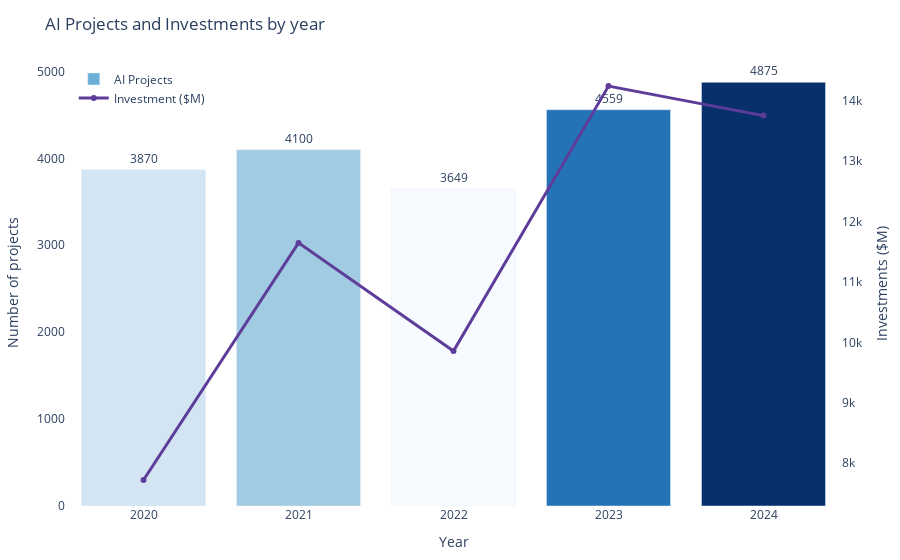
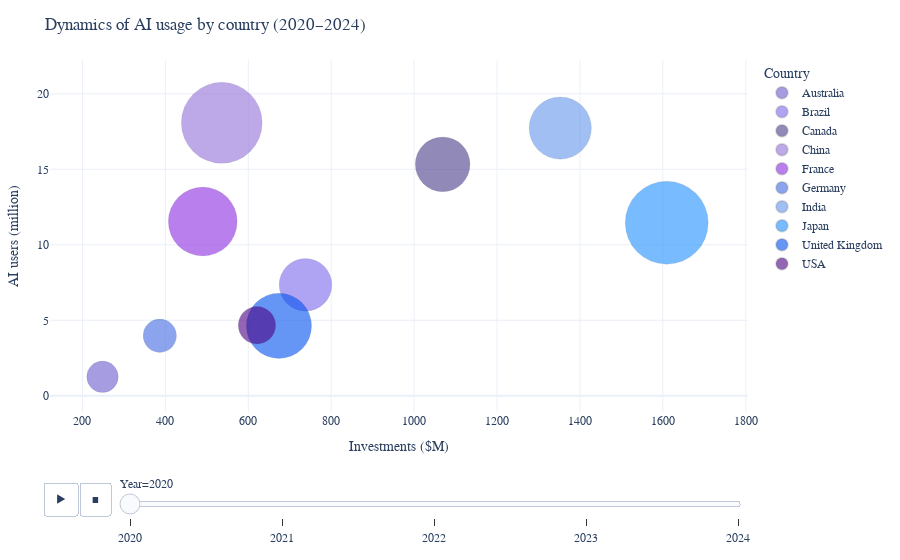
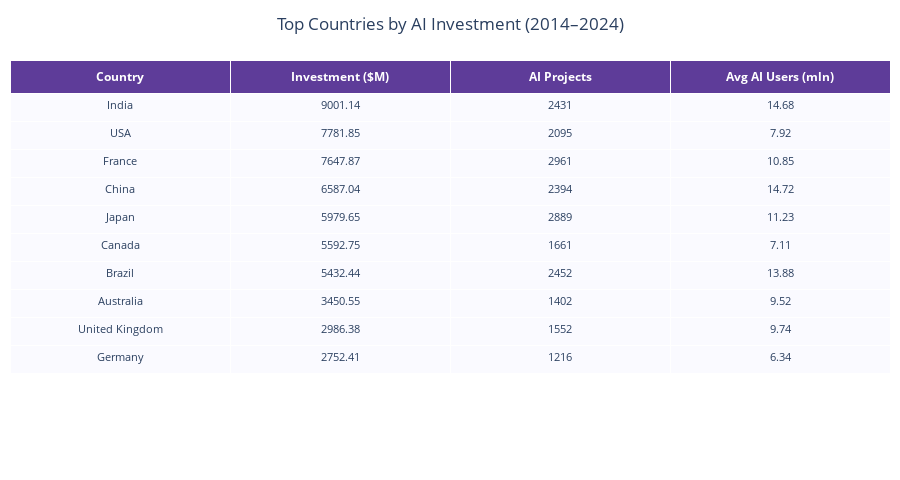

The cell these charts' notebook holds for them, in order:
### Code cell
import pandas as pd
import plotly.express as px
import plotly.graph_objects as go

# Завантаження даних
df = pd.read_csv("ai_adoption.csv")

# 1. Мапа інвестицій по країнах (останній рік)
latest_year = df["Year"].max()
latest_df = df[df["Year"] == latest_year]

fig_map = px.choropleth(
    latest_df,
    locations="Country",
    locationmode="country names",
    color="Investment_Mln",
    hover_name="Country",
    title=f"AI investments by country in {latest_year}",
    color_continuous_scale="PuBu"
)
fig_map.update_geos(showcoastlines=True, projection_type="natural earth")
fig_map.update_layout(margin=dict(l=20, r=20, t=60, b=20), title_x=0.5, height=600)
fig_map.show()


# 2. Комбінований графік: AI Projects + Investment
agg = df.groupby("Year").agg({"AI_Projects": "sum", "Investment_Mln": "sum"}).reset_index()
# Комбінований графік
fig_combo = go.Figure()
# Стовпчики: AI Projects
fig_combo.add_trace(go.Bar(
    x=agg["Year"],
    y=agg["AI_Projects"],
    name="AI Projects",
    yaxis="y1",
    text=agg["AI_Projects"],
    textposition="outside",
    marker=dict(color=agg["AI_Projects"], colorscale="Blues", showscale=False),
    hovertemplate="Year: %{x}<br>Projects: %{y}<extra></extra>"
))
# Лінія: Investment ($M)
fig_combo.add_trace(go.Scatter(
    x=agg["Year"],
    y=agg["Investment_Mln"],
    name="Investment ($M)",
    yaxis="y2",
    mode="lines+markers+text",
    line=dict(color="#5e3c99", width=3), 
    textposition="top center",
    hovertemplate="Year: %{x}<br>Investments: %{y}<extra></extra>"
))

fig_combo.update_layout(
    title="AI Projects and Investments by year",
    xaxis_title="Year",
    yaxis=dict(title="Number of projects", side="left", showgrid=True),
    yaxis2=dict(title="Investments ($M)", overlaying="y", side="right", showgrid=False),
    legend=dict(x=0.01, y=0.99),
    plot_bgcolor="white",   
    paper_bgcolor="white", 
    margin=dict(l=40, r=40, t=60, b=40)
)

fig_combo.show()


# 3. Анімована динаміка (bubble chart)
color_map = { "Australia": "#6A5ACD", "Brazil": "#7B68EE", "Canada": "#483D8B", "China": "#9370DB", "France": "#8A2BE2", "Germany": "#4169E1", 
              "India": "#6495ED", "Japan": "#1E90FF", "United Kingdom": "#0050EF", "USA": "#4B0082" }

fig_bubble = px.scatter(
    df,
    x="Investment_Mln",
    y="AI_Users_Mln",
    size="AI_Projects",
    color="Country",
    animation_frame="Year",
    animation_group="Country",
    hover_name="Country",
    size_max=60,
    title="Dynamics of AI usage by country (2020–2024)",
    color_discrete_map=color_map
)
fig_bubble.update_traces(opacity=0.85, marker=dict(line=dict(width=0.6, color='rgba(0,0,0,0.2)')))
fig_bubble.update_layout(
    xaxis_title="Investments ($M)",
    yaxis_title="AI users (million)",
    template="plotly_white",
    paper_bgcolor="white",
    plot_bgcolor="white",
    margin=dict(l=40, r=40, t=60, b=60),
    font=dict(family="Arial", size=12),
    legend_title="Country"
)
fig_bubble.show()


# 4. Таблиця топ країн
table_df = df.groupby("Country").agg({ "Investment_Mln": "sum", "AI_Projects": "sum", "AI_Users_Mln": "mean" }).reset_index().round(2).sort_values(by="Investment_Mln", ascending=False)

fig_table = go.Figure(data=[
    go.Table(
        header=dict(
            values=["<b>Country</b>", "<b>Investment ($M)</b>", "<b>AI Projects</b>", "<b>Avg AI Users (mln)</b>"],
            fill_color="#5e3c99",
            font=dict(color="white", size=12),
            align="center",
            height=32
        ),
        cells=dict(
            values=[table_df["Country"], table_df["Investment_Mln"], table_df["AI_Projects"], table_df["AI_Users_Mln"]],
            fill_color="rgb(250,250,255)",
            align="center",
            height=28,
            font=dict(size=11)
        )
    )
])
fig_table.update_layout(
    title="Top Countries by AI Investment (2014–2024)",
    title_x=0.5,
    margin=dict(l=10, r=10, t=60, b=20),
    height=480,
    paper_bgcolor="white"
)
fig_table.show()

### Figure 1 — Plotly figure (JSON) as saved in the notebook; plotly's stock layout.template omitted (floating-point values rounded to 4 significant figures)
{"data": [{"hovertemplate": "Year: %{x}<br>Projects: %{y}<extra></extra>", "marker": {"color": [3870, 4100, 3649, 4559, 4875], "colorscale": [[0, "rgb(247,251,255)"], [0.125, "rgb(222,235,247)"], [0.25, "rgb(198,219,239)"], [0.375, "rgb(158,202,225)"], [0.5, "rgb(107,174,214)"], [0.625, "rgb(66,146,198)"], [0.75, "rgb(33,113,181)"], [0.875, "rgb(8,81,156)"], [1, "rgb(8,48,107)"]], "showscale": false}, "name": "AI Projects", "text": [3870.0, 4100.0, 3649.0, 4559.0, 4875.0], "textposition": "outside", "type": "bar", "x": [2020, 2021, 2022, 2023, 2024], "y": [3870, 4100, 3649, 4559, 4875], "yaxis": "y"}, {"hovertemplate": "Year: %{x}<br>Investments: %{y}<extra></extra>", "line": {"color": "#5e3c99", "width": 3}, "mode": "lines+markers+text", "name": "Investment ($M)", "textposition": "top center", "type": "scatter", "x": [2020, 2021, 2022, 2023, 2024], "y": [7724.0, 11640.0, 9856.0, 14240.0, 13750.0], "yaxis": "y2"}], "layout": {"legend": {"x": 0.01, "y": 0.99}, "margin": {"b": 40, "l": 40, "r": 40, "t": 60}, "paper_bgcolor": "white", "plot_bgcolor": "white", "title": {"text": "AI Projects and Investments by year"}, "xaxis": {"title": {"text": "Year"}}, "yaxis": {"showgrid": true, "side": "left", "title": {"text": "Number of projects"}}, "yaxis2": {"overlaying": "y", "showgrid": false, "side": "right", "title": {"text": "Investments ($M)"}}}}

### Figure 2 — Plotly figure (JSON) as saved in the notebook; plotly's stock layout.template omitted (floating-point values rounded to 4 significant figures)
{"data": [{"hovertemplate": "<b>%{hovertext}</b><br><br>Country=Australia<br>Year=2020<br>Investment_Mln=%{x}<br>AI_Users_Mln=%{y}<br>AI_Projects=%{marker.size}<extra></extra>", "hovertext": ["Australia"], "ids": ["Australia"], "legendgroup": "Australia", "marker": {"color": "#6A5ACD", "line": {"color": "rgba(0,0,0,0.2)", "width": 0.6}, "size": [108], "sizemode": "area", "sizeref": 0.2175, "symbol": "circle"}, "mode": "markers", "name": "Australia", "opacity": 0.85, "orientation": "v", "showlegend": true, "type": "scatter", "x": [248.3], "xaxis": "x", "y": [1.26], "yaxis": "y"}, {"hovertemplate": "<b>%{hovertext}</b><br><br>Country=Brazil<br>Year=2020<br>Investment_Mln=%{x}<br>AI_Users_Mln=%{y}<br>AI_Projects=%{marker.size}<extra></extra>", "hovertext": ["Brazil"], "ids": ["Brazil"], "legendgroup": "Brazil", "marker": {"color": "#7B68EE", "line": {"color": "rgba(0,0,0,0.2)", "width": 0.6}, "size": [302], "sizemode": "area", "sizeref": 0.2175, "symbol": "circle"}, "mode": "markers", "name": "Brazil", "opacity": 0.85, "orientation": "v", "showlegend": true, "type": "scatter", "x": [738.0], "xaxis": "x", "y": [7.35], "yaxis": "y"}, {"hovertemplate": "<b>%{hovertext}</b><br><br>Country=Canada<br>Year=2020<br>Investment_Mln=%{x}<br>AI_Users_Mln=%{y}<br>AI_Projects=%{marker.size}<extra></extra>", "hovertext": ["Canada"], "ids": ["Canada"], "legendgroup": "Canada", "marker": {"color": "#483D8B", "line": {"color": "rgba(0,0,0,0.2)", "width": 0.6}, "size": [326], "sizemode": "area", "sizeref": 0.2175, "symbol": "circle"}, "mode": "markers", "name": "Canada", "opacity": 0.85, "orientation": "v", "showlegend": true, "type": "scatter", "x": [1069.0], "xaxis": "x", "y": [15.33], "yaxis": "y"}, {"hovertemplate": "<b>%{hovertext}</b><br><br>Country=China<br>Year=2020<br>Investment_Mln=%{x}<br>AI_Users_Mln=%{y}<br>AI_Projects=%{marker.size}<extra></extra>", "hovertext": ["China"], "ids": ["China"], "legendgroup": "China", "marker": {"color": "#9370DB", "line": {"color": "rgba(0,0,0,0.2)", "width": 0.6}, "size": [711], "sizemode": "area", "sizeref": 0.2175, "symbol": "circle"}, "mode": "markers", "name": "China", "opacity": 0.85, "orientation": "v", "showlegend": true, "type": "scatter", "x": [536.0], "xaxis": "x", "y": [18.08], "yaxis": "y"}, {"hovertemplate": "<b>%{hovertext}</b><br><br>Country=France<br>Year=2020<br>Investment_Mln=%{x}<br>AI_Users_Mln=%{y}<br>AI_Projects=%{marker.size}<extra></extra>", "hovertext": ["France"], "ids": ["France"], "legendgroup": "France", "marker": {"color": "#8A2BE2", "line": {"color": "rgba(0,0,0,0.2)", "width": 0.6}, "size": [516], "sizemode": "area", "sizeref": 0.2175, "symbol": "circle"}, "mode": "markers", "name": "France", "opacity": 0.85, "orientation": "v", "showlegend": true, "type": "scatter", "x": [490.1], "xaxis": "x", "y": [11.54], "yaxis": "y"}, {"hovertemplate": "<b>%{hovertext}</b><br><br>Country=Germany<br>Year=2020<br>Investment_Mln=%{x}<br>AI_Users_Mln=%{y}<br>AI_Projects=%{marker.size}<extra></extra>", "hovertext": ["Germany"], "ids": ["Germany"], "legendgroup": "Germany", "marker": {"color": "#4169E1", "line": {"color": "rgba(0,0,0,0.2)", "width": 0.6}, "size": [121], "sizemode": "area", "sizeref": 0.2175, "symbol": "circle"}, "mode": "markers", "name": "Germany", "opacity": 0.85, "orientation": "v", "showlegend": true, "type": "scatter", "x": [386.5], "xaxis": "x", "y": [3.98], "yaxis": "y"}, {"hovertemplate": "<b>%{hovertext}</b><br><br>Country=India<br>Year=2020<br>Investment_Mln=%{x}<br>AI_Users_Mln=%{y}<br>AI_Projects=%{marker.size}<extra></extra>", "hovertext": ["India"], "ids": ["India"], "legendgroup": "India", "marker": {"color": "#6495ED", "line": {"color": "rgba(0,0,0,0.2)", "width": 0.6}, "size": [422], "sizemode": "area", "sizeref": 0.2175, "symbol": "circle"}, "mode": "markers", "name": "India", "opacity": 0.85, "orientation": "v", "showlegend": true, "type": "scatter", "x": [1353.0], "xaxis": "x", "y": [17.73], "yaxis": "y"}, {"hovertemplate": "<b>%{hovertext}</b><br><br>Country=Japan<br>Year=2020<br>Investment_Mln=%{x}<br>AI_Users_Mln=%{y}<br>AI_Projects=%{marker.size}<extra></extra>", "hovertext": ["Japan"], "ids": ["Japan"], "legendgroup": "Japan", "marker": {"color": "#1E90FF", "line": {"color": "rgba(0,0,0,0.2)", "width": 0.6}, "size": [749], "sizemode": "area", "sizeref": 0.2175, "symbol": "circle"}, "mode": "markers", "name": "Japan", "opacity": 0.85, "orientation": "v", "showlegend": true, "type": "scatter", "x": [1609.0], "xaxis": "x", "y": [11.46], "yaxis": "y"}, {"hovertemplate": "<b>%{hovertext}</b><br><br>Country=United Kingdom<br>Year=2020<br>Investment_Mln=%{x}<br>AI_Users_Mln=%{y}<br>AI_Projects=%{marker.size}<extra></extra>", "hovertext": ["United Kingdom"], "ids": ["United Kingdom"], "legendgroup": "United Kingdom", "marker": {"color": "#0050EF", "line": {"color": "rgba(0,0,0,0.2)", "width": 0.6}, "size": [463], "sizemode": "area", "sizeref": 0.2175, "symbol": "circle"}, "mode": "markers", "name": "United Kingdom", "opacity": 0.85, "orientation": "v", "showlegend": true, "type": "scatter", "x": [673.9], "xaxis": "x", "y": [4.63], "yaxis": "y"}, {"hovertemplate": "<b>%{hovertext}</b><br><br>Country=USA<br>Year=2020<br>Investment_Mln=%{x}<br>AI_Users_Mln=%{y}<br>AI_Projects=%{marker.size}<extra></extra>", "hovertext": ["USA"], "ids": ["USA"], "legendgroup": "USA", "marker": {"color": "#4B0082", "line": {"color": "rgba(0,0,0,0.2)", "width": 0.6}, "size": [152], "sizemode": "area", "sizeref": 0.2175, "symbol": "circle"}, "mode": "markers", "name": "USA", "opacity": 0.85, "orientation": "v", "showlegend": true, "type": "scatter", "x": [620.8], "xaxis": "x", "y": [4.67], "yaxis": "y"}], "layout": {"font": {"family": "Arial", "size": 12}, "legend": {"itemsizing": "constant", "title": {"text": "Country"}, "tracegroupgap": 0}, "margin": {"b": 60, "l": 40, "r": 40, "t": 60}, "paper_bgcolor": "white", "plot_bgcolor": "white", "sliders": [{"active": 0, "currentvalue": {"prefix": "Year="}, "len": 0.9, "pad": {"b": 10, "t": 60}, "steps": [{"args": [["2020"], {"frame": {"duration": 0, "redraw": false}, "fromcurrent": true, "mode": "immediate", "transition": {"duration": 0, "easing": "linear"}}], "label": "2020", "method": "animate"}, {"args": [["2021"], {"frame": {"duration": 0, "redraw": false}, "fromcurrent": true, "mode": "immediate", "transition": {"duration": 0, "easing": "linear"}}], "label": "2021", "method": "animate"}, {"args": [["2022"], {"frame": {"duration": 0, "redraw": false}, "fromcurrent": true, "mode": "immediate", "transition": {"duration": 0, "easing": "linear"}}], "label": "2022", "method": "animate"}, {"args": [["2023"], {"frame": {"duration": 0, "redraw": false}, "fromcurrent": true, "mode": "immediate", "transition": {"duration": 0, "easing": "linear"}}], "label": "2023", "method": "animate"}, {"args": [["2024"], {"frame": {"duration": 0, "redraw": false}, "fromcurrent": true, "mode": "immediate", "transition": {"duration": 0, "easing": "linear"}}], "label": "2024", "method": "animate"}], "x": 0.1, "xanchor": "left", "y": 0, "yanchor": "top"}], "title": {"text": "Dynamics of AI usage by country (2020–2024)"}, "updatemenus": [{"buttons": [{"args": [null, {"frame": {"duration": 500, "redraw": false}, "fromcurrent": true, "mode": "immediate", "transition": {"duration": 500, "easing": "linear"}}], "label": "&#9654;", "method": "animate"}, {"args": [[null], {"frame": {"duration": 0, "redraw": false}, "fromcurrent": true, "mode": "immediate", "transition": {"duration": 0, "easing": "linear"}}], "label": "&#9724;", "method": "animate"}], "direction": "left", "pad": {"r": 10, "t": 70}, "showactive": false, "type": "buttons", "x": 0.1, "xanchor": "right", "y": 0, "yanchor": "top"}], "xaxis": {"anchor": "y", "domain": [0, 1], "title": {"text": "Investments ($M)"}}, "yaxis": {"anchor": "x", "domain": [0, 1], "title": {"text": "AI users (million)"}}}}

### Figure 3 — Plotly figure (JSON) as saved in the notebook; plotly's stock layout.template omitted (floating-point values rounded to 4 significant figures)
{"data": [{"cells": {"align": "center", "fill": {"color": "rgb(250,250,255)"}, "font": {"size": 11}, "height": 28, "values": [["India", "USA", "France", "China", "Japan", "Canada", "Brazil", "Australia", "United Kingdom", "Germany"], [9001.0, 7782.0, 7648.0, 6587.0, 5980.0, 5593.0, 5432.0, 3451.0, 2986.0, 2752.0], [2431, 2095, 2961, 2394, 2889, 1661, 2452, 1402, 1552, 1216], [14.68, 7.92, 10.85, 14.72, 11.23, 7.11, 13.88, 9.52, 9.74, 6.34]]}, "header": {"align": "center", "fill": {"color": "#5e3c99"}, "font": {"color": "white", "size": 12}, "height": 32, "values": ["<b>Country</b>", "<b>Investment ($M)</b>", "<b>AI Projects</b>", "<b>Avg AI Users (mln)</b>"]}, "type": "table"}], "layout": {"height": 480, "margin": {"b": 20, "l": 10, "r": 10, "t": 60}, "paper_bgcolor": "white", "title": {"text": "Top Countries by AI Investment (2014–2024)", "x": 0.5}}}
